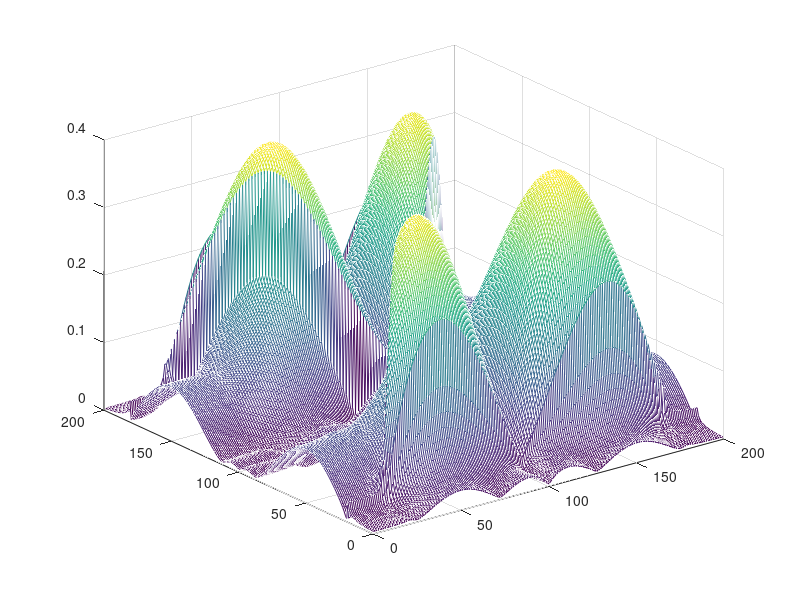

Here is the MATLAB script that generated this plot:
%function fanfilterfir(p,q,B)
clc; clear; close all;
numPixelRow = 200;
numPixelColumn = 200;
p = 1; q = -1; B = 0.8*pi;
%% make mesh grid in spatial domain
%[numPixelRow, numPixelColumn] = size(image);
axisM = linspace(0,numPixelColumn,numPixelColumn);
axisN = linspace(0,numPixelRow,numPixelRow);
[m,n] =  meshgrid(axisM,axisN);

%% make mesh grid in frequency domain
axisU = linspace(-pi,pi,numPixelColumn);
axisV = linspace(-pi,pi,numPixelRow);
[u,v] =  meshgrid(axisU,axisV);

%% build spatial domain filter using analytical filter
intRegionV = ((v > -B) & (v < B));
intRegionU1 = ((v/p) > u) & ((v/q) < u);
intRegionU2 = ((v/p) < u) & ((v/q) > u);
intRegionAll = intRegionV & (intRegionU1 | intRegionU2);

%figure; imagesc(intRegionAll)
uGrid = zeros(size(u));
uGrid(intRegionAll) = u(intRegionAll);
vGrid = zeros(size(v));
vGrid(intRegionAll) = v(intRegionAll);
% uGrid = u(intRegionAll);
% vGrid = v(intRegionAll);
h = zeros(size(u));
normSum = 1;
for uIdx = 1:length(uGrid)
    for vIdx = 1:length(vGrid)
        if intRegionAll(uIdx,vIdx) ~= 0
            h = h + 2*cos(m*uGrid(uIdx,vIdx) + n*vGrid(uIdx,vIdx));
            normSum = normSum + 1;
        end
    end
    disp(vIdx)
end
h = h / (4*pi^2 * normSum);
%figure (1); mesh(h)

figure (2);
mesh(abs(fftshift(fft2(h))))